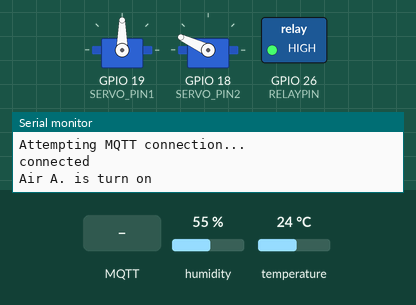
A sketch run on a simulated ESP32. On the bench: 2 × servo, switched loads named in the sketch (green lamp = pin HIGH), the last lines printed to the serial monitor. Inputs (shaded band) come from the test bench; at power-on: humidity 55 %, temperature 24 °C. WiFi joins after 1.5 s; servers stay silent unless stated; the local clock reads 2024-03-15 10:24:30 at power-on unless the sketch sets it; random numbers use the default seed unless the sketch sets one; no MQTT or app messages arrive unless stated.

Above: at 7.7 s.
7.8 s: MQTT message "open" arrives on the first subscribed topic
At 9.33 s:
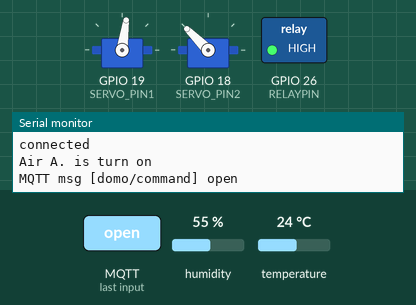
At 9.78 s:
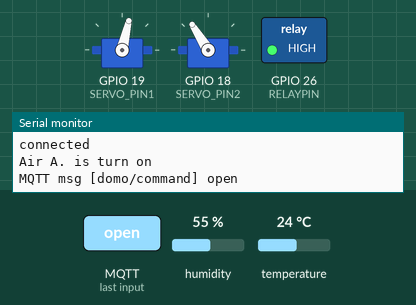
11.3 s: MQTT message "close" arrives on the first subscribed topic
At 14.1 s:
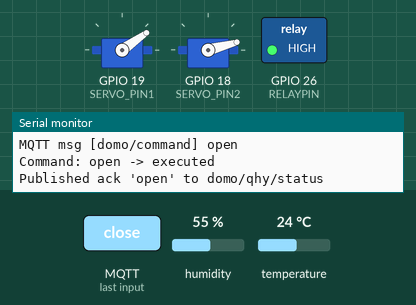
14.8 s: MQTT message "1" arrives on the first subscribed topic
18.4 s: MQTT message "open" arrives on the second subscribed topic
Timing chart, 0 to 22.9 s (numbered marks = the images above; inputs shaded):
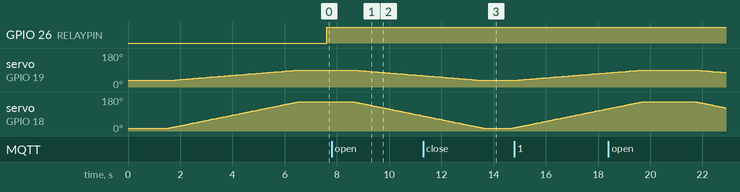

Measured:
- after the input at 7.8 s, servo on GPIO 19 (SERVO_PIN1): moves from 90° to 60° over 2.6 s, starting after 0.86 s; servo on GPIO 18 (SERVO_PIN2): moves from 155° to 80° over 2.6 s, starting after 0.86 s

The sketch:

main.ino
```cpp
// INDICATIC AIP
// PROJECT: First monitoring station for light pollution in Panama: integrating terrestrial and remote techniques.
// Dome control and air conditioning system for astronomical data acquisition capsules, within the Monitoring
// and Measurement Station for Light Pollution.
// Date: 12/18/2025
// Libraries
#include <WiFi.h>
#include <time.h>
#include <DHT.h>
#include <WiFiClient.h>
#include <PubSubClient.h>
#include <ESP32Servo.h>
// Temperature Sensor and Relay for Air Conditioning Control
#define DHTPIN 14
#define DHTTYPE DHT22
DHT dht(DHTPIN, DHTTYPE);
float temp = 0.0;
float humd = 0.0;
unsigned long lastdht22 = 0;
#define RELAYPIN 26
bool air_ON  = false;
unsigned long lastAir_time = 0 ;
const unsigned long Air_delay = 5UL * 60UL * 60UL * 1000UL;
// NTP and WiFi section's
const char* ssid     = "";
const char* password = "";
const char* mqtt_server = ""; // <- change to your broker IP
const char* mqtt_user = ""; // optional
const char* mqtt_password = ""; // optional

const int mqtt_port = 1883;
const char* ntpServer = "pool.ntp.org";
const long  gmtOffset_sec = 0;
const int   daylightOffset_sec = 3600;
unsigned long lastNtpSync = 0;
struct tm timeinfo;
// MQTT

const char* MQTT_TOPIC_BROADCAST = "domo/command";
const char* MQTT_TOPIC_TEMPLATE = "domo/%s/command";
const char* MQTT_TOPIC_STATUS_TEMPLATE = "domo/%s/status";
const char* MQTT_TOPIC_TEMPERATURE_TEMPLATE = "domo/%s/temperature";
const char* DEVICE_ID = "qhy"; // change per device
WiFiClient espClient;
PubSubClient client(espClient);
// Servo setting
#define SERVO_PIN1 19
#define SERVO_PIN2 18
Servo servo1;
Servo servo2;
bool isDay = false;
const int servo1Day = 35;
const int servo1Night = 90;
const int servo2Day = 15;
const int servo2Night = 155;
const int steps = 100;
const int step_delay = 50;
// SETUP
void setup(){
  Serial.begin(115200);
  log_message("Connecting to " + String(ssid));
  WiFi.begin(ssid, password);
  while (WiFi.status() != WL_CONNECTED) {
    delay(500);
    log_message(".");
  }
  log_message("");
  log_message("WiFi connected.");
  // Init and get the time
  configTime(gmtOffset_sec, daylightOffset_sec, ntpServer);
  printLocalTime(true);
  log_message("DHT22 test!");
  dht.begin();
  pinMode(RELAYPIN, OUTPUT);
  digitalWrite(RELAYPIN, LOW); // Apaga el relay al iniciar
  log_message("Relay turn off");
  servo1.attach(SERVO_PIN1);
  servo2.attach(SERVO_PIN2);
  client.setServer(mqtt_server, mqtt_port);
  client.setCallback([](char* topic, byte* payload, unsigned int length){
    String msg;
    for (unsigned int i = 0; i < length; i++) msg += (char)payload[i];
    msg.toLowerCase();
    log_message("MQTT msg [" + String(topic) + "] " + msg);
    if (msg == "open") {
      open();
      log_message("Command: open -> executed");
      publish_ack("open");
    } else if (msg == "close") {
      close();
      log_message("Command: close -> executed");
      publish_ack("close");
    } else {
      log_message("Unknown command");
    }
  });
  close();
  log_message("System Initialized");
}

void loop(){
  delay(1000);
  printLocalTime(false);
  if (!client.connected()) {
    while (!client.connected()) {
      log_message("Attempting MQTT connection...");
      String clientId = "ESP32Client-";
      clientId += String((uint32_t)esp_random(), HEX);
      bool ok;
      if (mqtt_user && strlen(mqtt_user) > 0) {
        ok = client.connect(clientId.c_str(), mqtt_user, mqtt_password);
      } else {
        ok = client.connect(clientId.c_str());
      }
      if (ok) {
        log_message("connected");
        client.subscribe(MQTT_TOPIC_BROADCAST);
        char topic[64];
        snprintf(topic, sizeof(topic), MQTT_TOPIC_TEMPLATE, DEVICE_ID);
        client.subscribe(topic);
      } else {
        log_message("failed, rc=" + String(client.state()) + " try again in 5 seconds");
        delay(5000);
      }
    }
  }
  client.loop();
  dht22(false);
  air(); // <-- comenta esta línea para que no se apague el relay
}

void printLocalTime(bool force){
  unsigned long now = millis();
  if (!force && now - lastNtpSync < 60000) return;
  if(!getLocalTime(&timeinfo)){
    log_message("Failed to obtain time");
    return;
  }
  char buf[64];
  strftime(buf, sizeof(buf), "%A, %B %d %Y %H:%M:%S", &timeinfo);
  log_message(String(buf));
  lastNtpSync = now;
}

void dht22(bool force) {
  temp =  dht.readTemperature();
  humd = dht.readHumidity();
  unsigned long now = millis();
  if (!force && now - lastdht22 < 60000) return;
  if (isnan(humd) || isnan(temp)){
    log_message("Failed to read from DHT22 sensor!");
    return;
  }
  log_message("Humidity: " + String(humd) + "% , Temp: " + String(temp) + "°C");
  if (client.connected()) {
    char ttopic[64];
    snprintf(ttopic, sizeof(ttopic), MQTT_TOPIC_TEMPERATURE_TEMPLATE, DEVICE_ID);
    char payload[32];
    snprintf(payload, sizeof(payload), "%.2f", temp);
    client.publish(ttopic, payload);
    log_message("Published temperature " + String(payload) + " to " + String(ttopic));
  } else {
    log_message("MQTT not connected: temperature not published");
  }
  lastdht22 = now;
}

void publish_ack(const char* action) {
  char topic[64];
  snprintf(topic, sizeof(topic), MQTT_TOPIC_STATUS_TEMPLATE, DEVICE_ID);
  if (client.connected()) {
    client.publish(topic, action);
    log_message("Published ack '" + String(action) + "' to " + String(topic));
  } else {
    log_message("Cannot publish ack: MQTT not connected");
  }
}
// 3. Relay control
void air() {
  unsigned long now = millis();

  if (!air_ON && temp >= 22.0 ) {
    digitalWrite(RELAYPIN, HIGH); // Cambia a LOW si tu relay es activo bajo
    air_ON = true;
    lastAir_time = now;
    log_message("Air A. is turn on");
  }
  if (air_ON && (now - lastAir_time >= Air_delay)) {
    if (temp <= 21.0) {
      digitalWrite(RELAYPIN, LOW); // Cambia a HIGH si tu relay es activo bajo
      air_ON = false;
      log_message("Air. A. is turn off");
    }
  }
}
// 4. Movement function
void mov_Servos(int from1, int to1, int from2, int to2) {
  for (int i=0; i<= steps; i++){
    float ang1 = from1 + (to1 - from1) * (i/100.0);
    float ang2 = from2 + (to2 - from2) * (i/100.0);
    servo1.write((int)ang1);
    servo2.write((int)ang2);
    delay(step_delay);
  }
}
// 5. Astronomical functions removed (control now via MQTT)
// 7. Open and Close
void open() {
  mov_Servos(servo1Night, servo1Day, servo2Night, servo2Day);
  isDay = false;   // night
}
void close(){
  mov_Servos(servo1Day, servo1Night, servo2Day, servo2Night);
  isDay = true;    // day
}

// Log function: prints to Serial and publishes to MQTT log topic
void log_message(const String& msg) {
  Serial.println(msg);
  if (client.connected()) {
    client.publish("domo/log", msg.c_str());
  }
}
```
